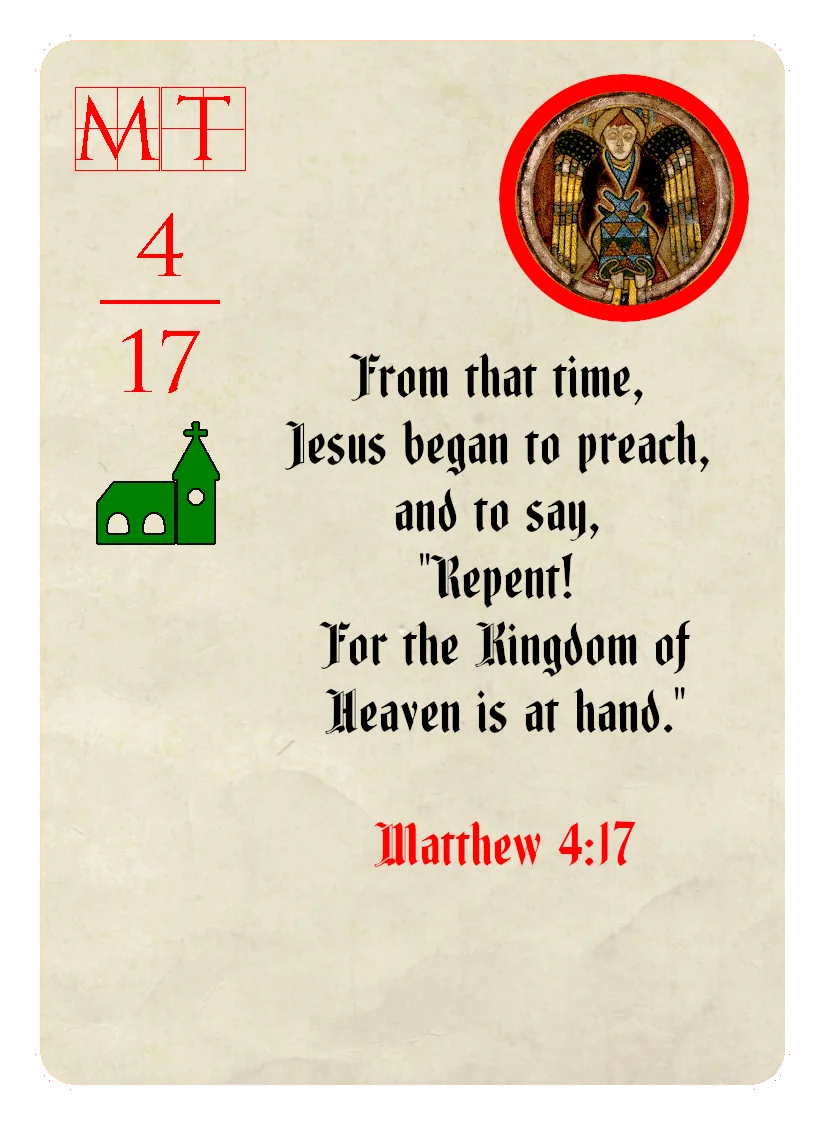
#> input picture assets/illuminate-web/cards/matthew-4-17-825.webp, 825 x 1125 px; its folder holds 3 pictures in this run
$ python build-symbols.py
#> lines starting #> are read from the running program, lines starting #| are printed output that depends on the picture
#!/usr/bin/env python3
"""Cut the four role symbols (medical symbol, heart, church, bell) out of the card pictures, so the page shows exactly what is printed.

  python3 illuminate/play/tools/build-symbols.py        (run from the repo root)

Writes assets/illuminate-web/symbols/<role>.webp (transparent background, 96 px tall).
"""
import os
from PIL import Image

ROOT = os.path.abspath(os.path.join(os.path.dirname(__file__), '..', '..', '..'))
CARDS = os.path.join(ROOT, 'assets', 'illuminate-web', 'cards')
OUT = os.path.join(ROOT, 'assets', 'illuminate-web', 'symbols')
# a card whose first symbol is this role's, and where that symbol sits (x0, y0, x1, y1 at 825 px wide)
SRC = {'preacher': 'matthew-4-17', 'teacher': 'matthew-5-6', 'doctor': 'matthew-9-22', 'neighbor': 'matthew-9-36'}
BOX = (45, 400, 235, 640)

def main():
    os.makedirs(OUT, exist_ok=True)
    for role, card in SRC.items():
        im = Image.open(os.path.join(CARDS, f'{card}-825.webp')).convert('RGB').crop(BOX)
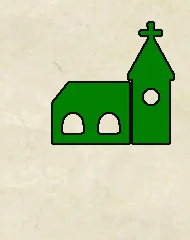
#> im: PIL image 190x240 RGB; mean R, G, B 190.9, 203.8, 166.4
        px, (w, h) = im.load(), im.size
#> w = 190; h = 240
        hit = []
        for y in range(h):
            for x in range(w):
                r, g, b = px[x, y]; mx, mn = max(r, g, b), min(r, g, b)
                if mx - mn > 70 or mx < 90: hit.append((x, y))      # coloured ink or dark outline, not the cream parchment
#> after the loop, hit = 8242 pairs, first value 51 to 174, second value 21 to 144
        xs, ys = [p[0] for p in hit], [p[1] for p in hit]
#> xs = 8242 values, max 174 at index 1246, min 51 at index 3769, mean 120.2; ys = 8242 values from 21 to 144
        box = (min(xs) - 3, min(ys) - 3, max(xs) + 4, max(ys) + 4)
#> box = (48, 18, 178, 148)
        sym = im.crop(box).convert('RGBA'); sp = sym.load()
#> after `sym = im.crop(box).convert('RGBA')`:
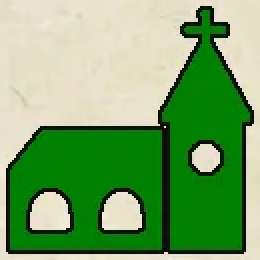
#> sym: PIL image 130x130 RGBA (shown 2 times larger); mean R, G, B, A 120.2, 166.4, 105.1, 255
        for y in range(sym.height):                                  # make the parchment transparent
            for x in range(sym.width):
                r, g, b, a = sp[x, y]
                if max(r, g, b) - min(r, g, b) < 40 and min(r, g, b) > 150: sp[x, y] = (r, g, b, 0)
        s = 96 / sym.height
#> s = 0.738
        sym = sym.resize((max(1, round(sym.width * s)), 96), Image.LANCZOS)
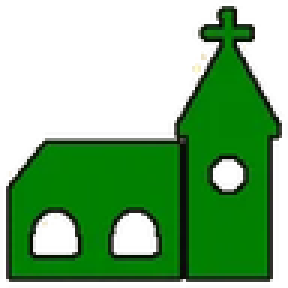
#> sym: PIL image 96x96 RGBA (shown 3 times larger); mean R, G, B, A 4.3, 53.7, 3.6, 125.7; transparent parts drawn white
        sym.save(os.path.join(OUT, f'{role}.webp'), quality=90)
        print(role, sym.size)
#| preacher (96, 96)

if __name__ == '__main__':
#> (the run stopped early here; a loop or call above may not have finished)
